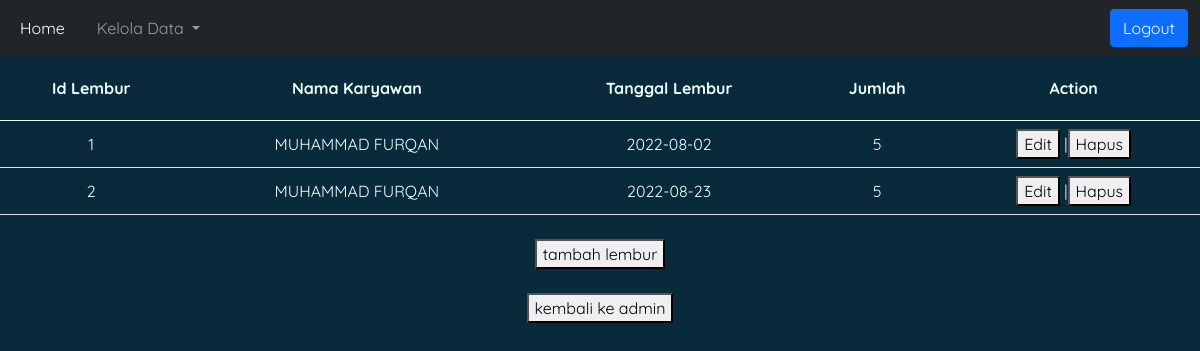
/lembur.php, run on the app's committed database.
### tables this page shows
CREATE TABLE `lembur` (
  `id_lembur` varchar(20) NOT NULL,
  `id_karyawan` int(11) NOT NULL,
  `tanggal_lembur` date NOT NULL,
  `jumlah` int(11) NOT NULL
);

CREATE TABLE `karyawan` (
  `id_karyawan` int(11) NOT NULL,
  `nama` varchar(100) NOT NULL,
  `tgl_lahir` date NOT NULL,
  `jk` varchar(1) NOT NULL,
  `alamat` varchar(30) NOT NULL,
  `telepon` varchar(12) NOT NULL
);

### lembur.php (the view, shortened to what this page needs)
<!doctype html>
<html lang="en">
<?php include("koneksi.php"); ?>
<head>
  <link href="css/bootstrap.css" rel="stylesheet">
<nav class="navbar navbar-expand-sm bg-dark navbar-dark">
<div class="container-fluid">
  <div class="collapse navbar-collapse" id="navbarLeftAlignExample">
    <ul class="navbar-nav me-auto mb-2 mb-lg-0 gap-3">
      <li class="nav-item">
        <a class="nav-link active" aria-current="page" href="index.php">Home</a>
      </li>
      <li class="nav-item dropdown">
        <a class="nav-link dropdown-toggle" href="#" id="navbarDropdown" role="button" data-bs-toggle="dropdown" aria-expanded="false">
          Kelola Data
        </a>
      </li>
    </ul>
    <a href="../indexlogin.php" type="button" class="btn btn-primary btn-logout">Logout</a>
  </div>
</div>
</nav>
  <table class="table align-middle mb-0 bg-white text-center pt-3">
    <thead class="head">
              <tr>
                <th>Id Lembur</th>
                <th>Nama Karyawan</th>
                <th>Tanggal Lembur</th>
                <th>Jumlah</th>
                <th>Action</th>
              </tr>
            </thead>
            <tbody>
            <?php
        $sql = "SELECT lembur.id_lembur, karyawan.nama, lembur.tanggal_lembur, lembur.jumlah
        FROM lembur, karyawan
        WHERE karyawan.id_karyawan=lembur.id_karyawan";
        $query = mysqli_query($db, $sql);
        while($lembur= mysqli_fetch_array($query)){
            echo "<tr>";
            echo "<td>".$lembur['id_lembur']."</td>";
            echo "<td>".$lembur['nama']."</td>";
            echo "<td>".$lembur['tanggal_lembur']."</td>";
            echo "<td>".$lembur['jumlah']."</td>";
            echo "<td>";
            echo "<a href='editlembur.php?id_lembur=".$lembur['id_lembur']."'><button>Edit</button></a> |";
            echo "<a href='hapuslembur.php?id_lembur=".$lembur['id_lembur']."'><button>Hapus</button></a>";
            echo "</td>";
            echo "</tr>";
        }
        ?>
            </tbody>
          </table>
          <center>
  <br><a href="tmbhlembur.php"><button>tambah lembur</button></a></br>
	<br><a href="indexadmin.php"><button>kembali ke admin</button></a></br>
      </center>
  </body>
</html>

### lembur.php (style rules this page uses)
* { font-family: 'Quicksand', sans-serif; }
thead { background: #082A3A !important; color: azure !important; }
tbody { background: #082A3A !important; color: azure !important; }
th { padding-top: 20px !important; padding-bottom: 20px !important; }

### data on the page
lembur: id_lembur "1", id_karyawan.nama "MUHAMMAD FURQAN", tanggal_lembur "2022-08-02", jumlah "5"
lembur: id_lembur "2", id_karyawan.nama "MUHAMMAD FURQAN", tanggal_lembur "2022-08-23", jumlah "5"
